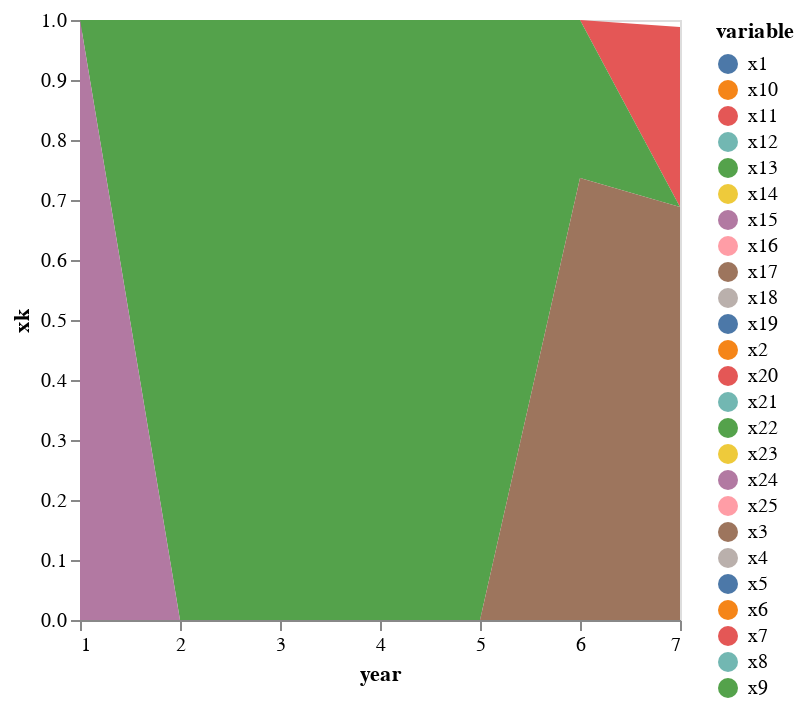

Notebook cell for this chart:
### Code cell
transpose(xk)
df1=DataFrame(xk',:auto)
df1[!,:year] = collect(1:7)

sNames="compromise ".*string.(collect(1:length(xk[:,1])))
df1 |> stack |> @vlplot(:area, x=:year, y={:value, stack=:zero, title="xk"}, color="variable:n",legend=:sNames)

### Figure 1 — Vega-Lite specification as saved in the notebook (floating-point values rounded to 4 significant figures; data arrays with more than 128 entries replaced by an {"elided": "..."} marker saying what was removed)
{"data": {"values": {"elided": "175 records"}}, "encoding": {"color": {"field": "variable", "type": "nominal"}, "x": {"field": "year", "type": "quantitative"}, "y": {"field": "value", "stack": "zero", "title": "xk", "type": "quantitative"}}, "legend": "sNames", "mark": "area"}
